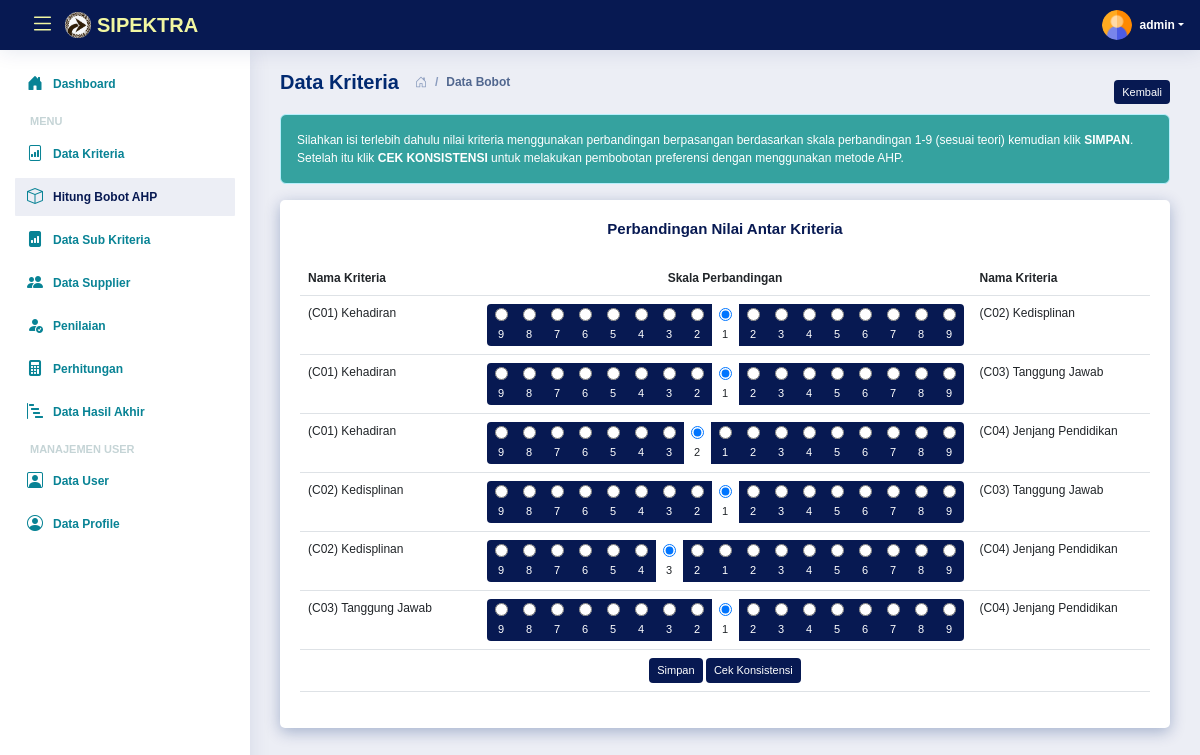
The page /tambah-bobot.php (signed in) on the database its author committed.
### tables this page shows
CREATE TABLE `kriteria` (
  `id_kriteria` int(11) NOT NULL,
  `kode_kriteria` varchar(255) DEFAULT NULL,
  `nama` varchar(255) DEFAULT NULL,
  `type` enum('Benefit','Cost') DEFAULT NULL,
  `ada_pilihan` tinyint(1) DEFAULT NULL,
  `bobot` float DEFAULT NULL
);

### tambah-bobot.php (the view, shortened to what this page needs)
<?php
require_once('includes/init.php'); ?>
<?php
require_once('template/header.php');
?>
<?php
$kriteria = array();
$query = mysqli_query($koneksi, "SELECT * FROM kriteria ORDER BY kode_kriteria ASC");
while ($krit = mysqli_fetch_array($query)) {
	$kriteria[$krit['id_kriteria']]['id_kriteria'] = $krit['id_kriteria'];
	$kriteria[$krit['id_kriteria']]['kode_kriteria'] = $krit['kode_kriteria'];
	$kriteria[$krit['id_kriteria']]['nama'] = $krit['nama'];
}
$result = array();
$i = 0;
foreach ($kriteria as $row1) {
	$ii = 0;
	foreach ($kriteria as $row2) {
		if ($i < $ii) {
			$query1 = mysqli_query($koneksi, "SELECT * FROM kriteria_ahp WHERE id_kriteria_1 = '$row1[id_kriteria]' AND id_kriteria_2 = '$row2[id_kriteria]';");
			$kriteria_ahp = mysqli_fetch_array($query1);
			if (empty($kriteria_ahp)) {
				mysqli_query($koneksi, "INSERT INTO kriteria_ahp (id_kriteria_1, id_kriteria_2, nilai_1, nilai_2) VALUES ('$row1[id_kriteria]', '$row2[id_kriteria]', '1', '1')");
				$nilai_1 = 1;
				$nilai_2 = 1;
			} else {
				$nilai_1 = $kriteria_ahp['nilai_1'];
				$nilai_2 = $kriteria_ahp['nilai_2'];
			}
			$nilai = 0;
			if ($nilai_1 < 1) {
				$nilai = $nilai_2;
			} elseif ($nilai_1 > 1) {
				$nilai = -$nilai_1;
			} elseif ($nilai_1 == 1) {
				$nilai = 1;
			}
			$result[$row1['id_kriteria']][$row2['id_kriteria']] = $nilai;
		}
		$ii++;
	}
	$i++;
}
$kriteria_ahp = $result;
?>
<div class="d-sm-flex align-items-center justify-content-between">
	<div class="pagetitle d-flex align-items-center">
		<h1 class="me-3">Data Kriteria</h1>
		<nav>
			<ol class="breadcrumb mb-0">
				<li class="breadcrumb-item"><a href="index.php"><i class="bi bi-house-door"></i></a></li>
				<li class="breadcrumb-item active" aria-current="page">Data Bobot</li>
			</ol>
		</nav>
	</div>
	<a href="list-kriteria.php" class="btn btn-secondary btn-sm btn-icon-split ">
		<span class="text">Kembali</span>
	</a>
</div>
<div class="alert alert-info">
	Silahkan isi terlebih dahulu nilai kriteria menggunakan perbandingan berpasangan berdasarkan skala perbandingan 1-9
	(sesuai teori) kemudian klik <b>SIMPAN</b>. Setelah itu klik <b>CEK KONSISTENSI</b> untuk melakukan pembobotan
	preferensi dengan menggunakan metode AHP.
</div>
<div class="card">
	<form action="" method="post">
		<div class="card-body">
			<h5 class="card-title text-center">Perbandingan Nilai Antar Kriteria</h5>
			<table class="table">
				<thead>
					<tr>
						<th class="text-right" width="25%">Nama Kriteria</th>
						<th class="text-center" width="50%">Skala Perbandingan</th>
						<th class="text-left" width="25%">Nama Kriteria</th>
					</tr>
				</thead>
				<tbody>
					<?php
					$no = 1;
					$i = 0;
					foreach ($kriteria as $row1):
						$ii = 0;
						foreach ($kriteria as $row2):
							if ($i < $ii):
								$nilai = $kriteria_ahp[$row1['id_kriteria']][$row2['id_kriteria']];
								?>
								<tr>
									<td class="text-right">(<?= $row1['kode_kriteria'] ?>) <?= $row1['nama'] ?></td>
									<td class="text-center">
										<div class="btn-group btn-group-toggle" data-toggle="buttons">
											<label class="btn btn-sm <?= $nilai == -9 ? "active" : "" ?>"><input type="radio"
													id="radio_a_<?= $no ?>"
													name="nilai_<?= $row1['id_kriteria'] . '_' . $row2['id_kriteria'] ?>" value="-9"
													<?= $nilai == -9 ? "checked" : "" ?>>9</label>
											<label class="btn btn-sm <?= $nilai == -8 ? "active" : "" ?>"><input type="radio"
													id="radio_b_<?= $no ?>"
													name="nilai_<?= $row1['id_kriteria'] . '_' . $row2['id_kriteria'] ?>" value="-8"
													<?= $nilai == -8 ? "checked" : "" ?>>8</label>
											<label class="btn btn-sm <?= $nilai == -7 ? "active" : "" ?>"><input type="radio"
													id="radio_c_<?= $no ?>"
													name="nilai_<?= $row1['id_kriteria'] . '_' . $row2['id_kriteria'] ?>" value="-7"
													<?= $nilai == -7 ? "checked" : "" ?>>7</label>
											<label class="btn btn-sm <?= $nilai == -6 ? "active" : "" ?>"><input type="radio"
													id="radio_d_<?= $no ?>"
													name="nilai_<?= $row1['id_kriteria'] . '_' . $row2['id_kriteria'] ?>" value="-6"
													<?= $nilai == -6 ? "checked" : "" ?>>6</label>
											<label class="btn btn-sm <?= $nilai == -5 ? "active" : "" ?>"><input type="radio"
													id="radio_e_<?= $no ?>"
													name="nilai_<?= $row1['id_kriteria'] . '_' . $row2['id_kriteria'] ?>" value="-5"
													<?= $nilai == -5 ? "checked" : "" ?>>5</label>
											<label class="btn btn-sm <?= $nilai == -4 ? "active" : "" ?>"><input type="radio"
													id="radio_f_<?= $no ?>"
													name="nilai_<?= $row1['id_kriteria'] . '_' . $row2['id_kriteria'] ?>" value="-4"
													<?= $nilai == -4 ? "checked" : "" ?>>4</label>
											<label class="btn btn-sm <?= $nilai == -3 ? "active" : "" ?>"><input type="radio"
													id="radio_g_<?= $no ?>"
													name="nilai_<?= $row1['id_kriteria'] . '_' . $row2['id_kriteria'] ?>" value="-3"
													<?= $nilai == -3 ? "checked" : "" ?>>3</label>
											<label class="btn btn-sm <?= $nilai == -2 ? "active" : "" ?>"><input type="radio"
													id="radio_h_<?= $no ?>"
													name="nilai_<?= $row1['id_kriteria'] . '_' . $row2['id_kriteria'] ?>" value="-2"
													<?= $nilai == -2 ? "checked" : "" ?>>2</label>
											<label class="btn btn-sm <?= $nilai == 1 ? "active" : "" ?>"><input type="radio"
													id="radio_i_<?= $no ?>"
													name="nilai_<?= $row1['id_kriteria'] . '_' . $row2['id_kriteria'] ?>" value="1"
													<?= $nilai == 1 ? "checked" : "" ?>>1</label>
											<label class="btn btn-sm <?= $nilai == 2 ? "active" : "" ?>"><input type="radio"
													id="radio_j_<?= $no ?>"
													name="nilai_<?= $row1['id_kriteria'] . '_' . $row2['id_kriteria'] ?>" value="2"
													<?= $nilai == 2 ? "checked" : "" ?>>2</label>
											<label class="btn btn-sm <?= $nilai == 3 ? "active" : "" ?>"><input type="radio"
													id="radio_k_<?= $no ?>"
													name="nilai_<?= $row1['id_kriteria'] . '_' . $row2['id_kriteria'] ?>" value="3"
													<?= $nilai == 3 ? "checked" : "" ?>>3</label>
											<label class="btn btn-sm <?= $nilai == 4 ? "active" : "" ?>"><input type="radio"
													id="radio_l_<?= $no ?>"
													name="nilai_<?= $row1['id_kriteria'] . '_' . $row2['id_kriteria'] ?>" value="4"
													<?= $nilai == 4 ? "checked" : "" ?>>4</label>
											<label class="btn btn-sm <?= $nilai == 5 ? "active" : "" ?>"><input type="radio"
													id="radio_m_<?= $no ?>"
													name="nilai_<?= $row1['id_kriteria'] . '_' . $row2['id_kriteria'] ?>" value="5"
													<?= $nilai == 5 ? "checked" : "" ?>>5</label>
											<label class="btn btn-sm <?= $nilai == 6 ? "active" : "" ?>"><input type="radio"
													id="radio_n_<?= $no ?>"
													name="nilai_<?= $row1['id_kriteria'] . '_' . $row2['id_kriteria'] ?>" value="6"
													<?= $nilai == 6 ? "checked" : "" ?>>6</label>
											<label class="btn btn-sm <?= $nilai == 7 ? "active" : "" ?>"><input type="radio"
													id="radio_o_<?= $no ?>"
													name="nilai_<?= $row1['id_kriteria'] . '_' . $row2['id_kriteria'] ?>" value="7"
													<?= $nilai == 7 ? "checked" : "" ?>>7</label>
											<label class="btn btn-sm <?= $nilai == 8 ? "active" : "" ?>"><input type="radio"
													id="radio_p_<?= $no ?>"
													name="nilai_<?= $row1['id_kriteria'] . '_' . $row2['id_kriteria'] ?>" value="8"
													<?= $nilai == 8 ? "checked" : "" ?>>8</label>
											<label class="btn btn-sm <?= $nilai == 9 ? "active" : "" ?>"><input type="radio"
													id="radio_q_<?= $no ?>"
													name="nilai_<?= $row1['id_kriteria'] . '_' . $row2['id_kriteria'] ?>" value="9"
													<?= $nilai == 9 ? "checked" : "" ?>>9</label>
										</div>
									</td>
									<td class="text-left">(<?= $row2['kode_kriteria'] ?>) <?= $row2['nama'] ?></td>
								</tr>
								<?php
								$no++;
							endif;
							$ii++;
						endforeach;
						$i++;
					endforeach;
					?>
					<tr>
						<td class="text-center" colspan="3">
							<button type="submit" name="save" class="btn btn-sm btn-sm"> Simpan</button>
							<button type="submit" name="check" class="btn btn-sm btn-sm"> Cek Konsistensi</button>
						</td>
					</tr>
				</tbody>
			</table>
		</div>
	</form>
</div>
<?php
require_once('template/footer.php');
?>

### assets/css/style.css (style rules this page uses)
:root { scroll-behavior: smooth; }
body { font-family: "Montserrat", sans-serif; background: #eceef5; color: #071952; }
a { color: #1A5319; text-decoration: none; }
h1, h2, h3, h4, h5, h6 { font-family: "Montserrat", sans-serif; }
.pagetitle { margin-bottom: 20px; }
.pagetitle h1 { font-size: 20px; margin-bottom: 0; font-weight: 600; color: #012970; }
.card { margin-bottom: 30px; border: none; border-radius: 5px; box-shadow: 0px 4px 15px rgba(1, 41, 112, 0.3); }
.card-title { padding: 20px 0 15px 0; font-size: 15px; font-weight: 600; color: #071952; font-family: "Montserrat", sans-serif; }
.card-body { padding: 0 20px 20px 20px; font-size: 12px; }
.alert { font-size:12px !important; font-family: sans-serif; background-color: #35A29F; color:#fff; }
.btn-sm { font-size: 11px; background-color:#071952 ; color: #fff; border: none; }
.breadcrumb { font-size: 12px; font-family: "Montserrat", sans-serif; color: #899bbd; font-weight: 600; }
.breadcrumb a { color: #899bbd; transition: 0.3s; }
.breadcrumb .breadcrumb-item::before { color: #899bbd; }
.breadcrumb .active { color: #51678f; font-weight: 600; }

### rows shown on the page
kriteria: kode_kriteria "C01", nama "Kehadiran", id_kriteria "☐ 9", id_kriteria "☐ 8", id_kriteria "☐ 7", id_kriteria "☐ 6", id_kriteria "☐ 5", id_kriteria "☐ 4", id_kriteria "☐ 3", id_kriteria "☐ 2", id_kriteria "☑ 1", id_kriteria "☑ 2", id_kriteria "☐ 1"
kriteria: kode_kriteria "C02", nama "Kedisplinan", id_kriteria "☐ 9", id_kriteria "☐ 8", id_kriteria "☐ 7", id_kriteria "☐ 6", id_kriteria "☐ 5", id_kriteria "☐ 4", id_kriteria "☐ 3", id_kriteria "☐ 2", id_kriteria "☑ 1", id_kriteria "☑ 3", id_kriteria "☐ 1"
kriteria: kode_kriteria "C03", nama "Tanggung Jawab", id_kriteria "☐ 9", id_kriteria "☐ 8", id_kriteria "☐ 7", id_kriteria "☐ 6", id_kriteria "☐ 5", id_kriteria "☐ 4", id_kriteria "☐ 3", id_kriteria "☐ 2", id_kriteria "☑ 1"
kriteria: kode_kriteria "C04", nama "Jenjang Pendidikan"

### other values the page prints
$_SESSION['username'] "admin"
